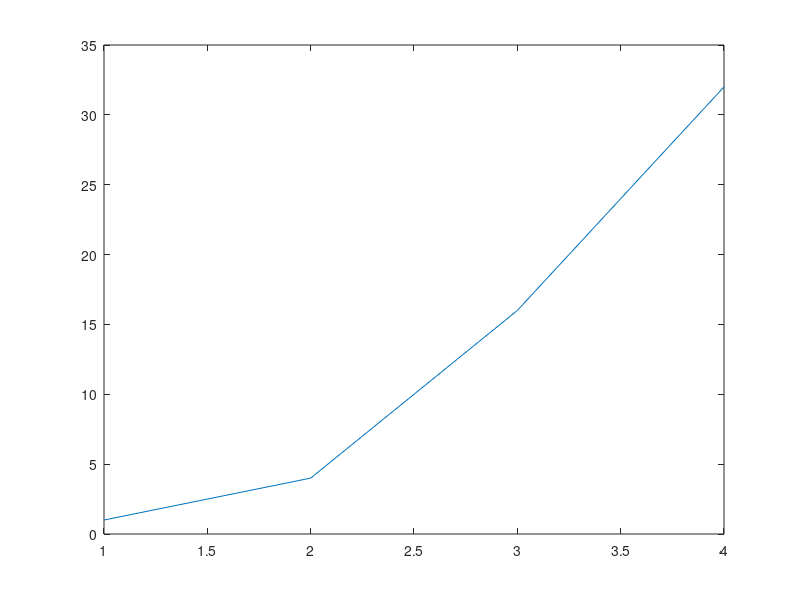
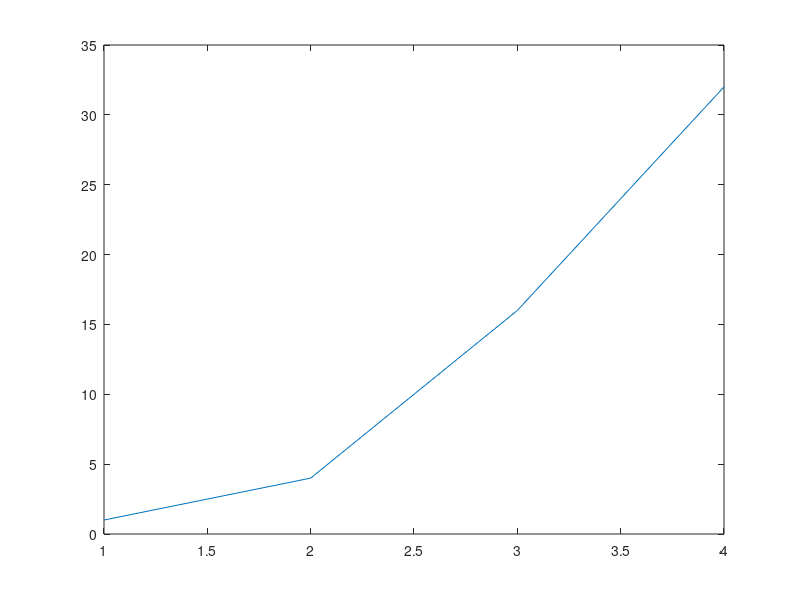
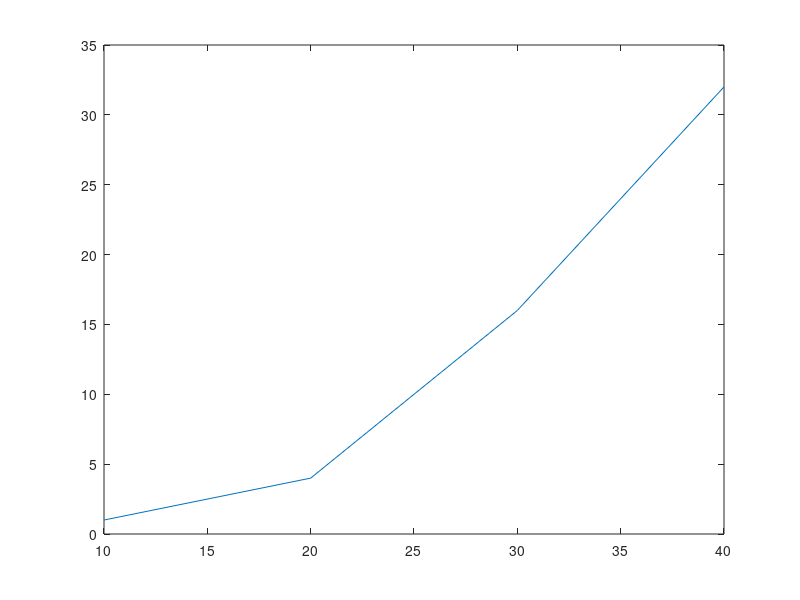
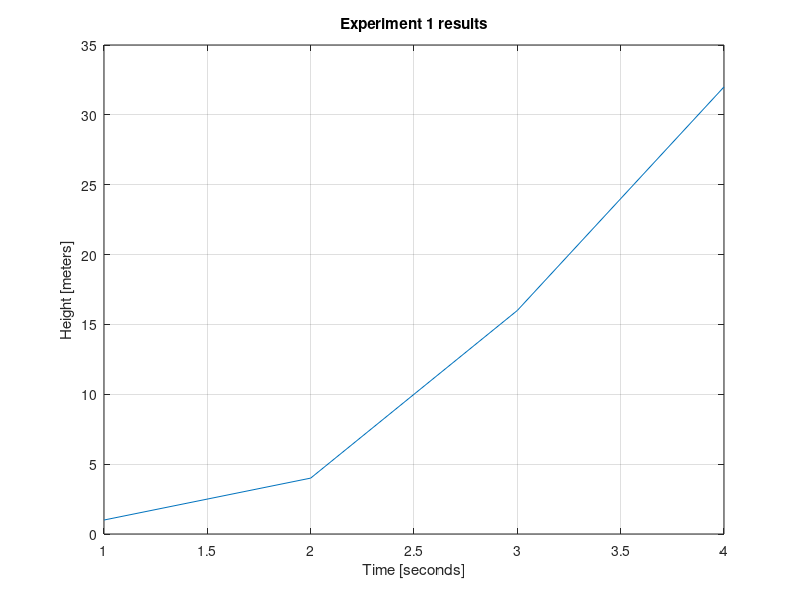

MATLAB code to generate these figures, in order:
% Create an array to plot
A = [1.0,4.0,16.0,32.0];
clf; % Clear the plot window
plot(A)
print('-dpng','-r600','figures/Plotting_1D_I.m.png')

A = [1.0,4.0,16.0,32.0];
x = [1,2,3,4];
clf;
plot(x,A);
print('-dpng','-r600','figures/Plotting_1D_II.m.png')

A = [1.0,4.0,16.0,32.0];
x = [10,20,30,40];
clf;
plot(x,A);
print('-dpng','-r600','figures/Plotting_1D_III.m.png')

A = [1.0,4.0,16.0,32.0];
x = [1,2,3,4];
clf;
plot(x,A);
grid on;
xlabel('Time [seconds]');
ylabel('Height [meters]');
title('Experiment 1 results');
print('-dpng','-r600','figures/Plotting_1D_IV.m.png')

A = [1.0,4.0,16.0,32.0];
x = [1,2,3,4];
style = 'r'; % Can be one of r,g,b,c,m,y,k,w
clf;
plot(x,A,style);
print('-dpng','-r600','figures/Plotting_1D_V.m.png')

A = [1.0,4.0,16.0,32.0];
x = [1,2,3,4];
clf; 
plot(x,A,'Color',[0.5,0.5,0.5]);
print('-dpng','-r600','figures/Plotting_1D_VI.m.png')

A = [1.0,4.0,16.0,64.0];
x = [1,2,3,4];
style = '*'; % Can be one of .,o,x,+,*,s,d,v,^,<,>,p,h
clf; 
plot(x,A,style);
print('-dpng','-r600','figures/Plotting_1D_VII.m.png')

A = [1.0,4.0,16.0,64.0];
x = [1,2,3,4];
style = '*'; % Can be one of .,o,x,+,*,s,d,v,^,<,>,p,h
clf;
plot(x,A,style,'Color',[0.5,0.5,0.5]);
print('-dpng','-r600','figures/Plotting_1D_VIII.m.png')

A = [1.0,4.0,16.0,64.0];
x = [1,2,3,4];
style = '*'; % Can be one of .,o,x,+,*,s,d,v,^,<,>,p,h
clf
plot(x,A,style,'MarkerSize',20);
print('-dpng','-r600','figures/Plotting_1D_IX.m.png')

A = [1.0,4.0,16.0,64.0];
x = [1,2,3,4];
style = '-'; % Can be one of -,:,-.,--
clf; 
plot(x,A,style)
print('-dpng','-r600','figures/Plotting_1D_X.m.png')

A = [1.0,4.0,16.0,64.0];
x = [1,2,3,4];
style = '-'; % Can be one of -,:,-.,--
clf;
plot(x,A,style,'LineWidth',5)
print('-dpng','-r600','figures/Plotting_1D_XI.m.png')

A = [1.0,4.0,16.0,32.0];
x = [1,2,3,4];
style = 'r-';
clf; 
plot(x,A,style);
print('-dpng','-r600','figures/Plotting_1D_XII.m.png')

A = [1.0,4.0,16.0,32.0];
x = [1,2,3,4];
style = 'r*-'; 
clf;
plot(x,A,style);
print('-dpng','-r600','figures/Plotting_1D_XIII.m.png')

A = [1.0,4.0,16.0,32.0];
x = [1,2,3,4];
style = 'r*-'; 
clf;
plot(x,A,style,'LineWidth',3,'MarkerSize',10);
print('-dpng','-r600','figures/Plotting_1D_XIV.m.png')

A = [1.0,4.0,16.0,32.0];
B = [1.1,4.4,16.9,32.9];
clf;
plot(A,'r');
hold on;
plot(B,'b');
legend('Array A','Array B');
print('-dpng','-r600','figures/Plotting_1D_XV.m.png')

M = [1.0,1.1;4.0,4.4;16.0,16.9;32.0,32.9]
clf;
plot(M)
legend('Column 1','Column 2');
print('-dpng','-r600','figures/Plotting_1D_XVI.m.png')

A = [1.0,4.0,16.0,32.0];
x = [1,2,3,4];
clf;
plot(x,A);
set(gca,'XTick',[1:4]); % Label x-position labels at 1, 2, 3, and 4.
grid on;
xlabel('Time [seconds]');
ylabel('Height [meters]');
title('Experiment 1 results');
print('-dpng','-r600','figures/Plotting_1D_XVII.m.png')

